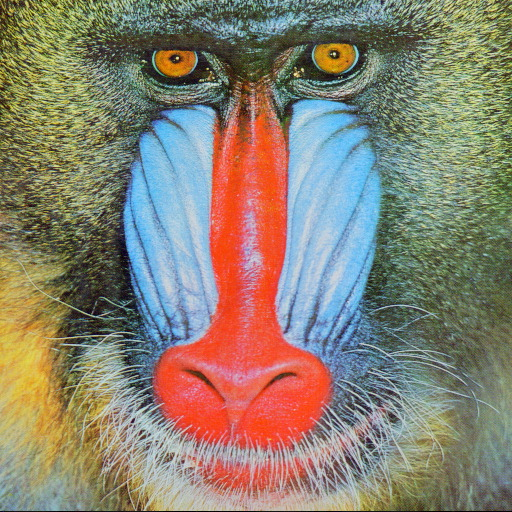
#> input picture catkin_ws/src/students/scripts/baboon.jpg, 512 x 512 px, given in place of the camera
$ python practice02.py   (older library calls are emulated)
#> lines starting #> are read from the running program, lines starting #| are printed output that depends on the picture; after the words box and inside, x2 and y2 are one past the last pixel; in counts of white or black regions, pixels touching at a corner belong together
#!/usr/bin/env python3
# -*- coding: utf-8 -*-
"""
Created on Thu Mar  2 19:51:46 2023

@author: root
"""

#!/usr/bin/env python3
# -*- coding: utf-8 -*-
"""
Created on Wed Mar  1 12:13:25 2023

@author: root
"""

import cv2
import numpy
import math

def convolve2d(A, kernel): #se convoluciona para obtener el gradiente
    return cv2.convertScaleAbs(cv2.filter2D(A, cv2.CV_16S, kernel))
#Filter 2D es para convolucion
#cv2._CV16s se pasan a 16 bits con signo para los posibles negativos
#convertScaleAbs  es para regresar al formato original, no se necesita el signo
#del gradiente, saca valor absoluto

def get_gaussian_kernel(k,sigma): # Genera un kernel gaussiano k ancho del kernel
    #sigma es la varianza, los filtros generalmente son simetricos
    #Se recorre la imagen
    k = k//2
    H = numpy.zeros((2*k+1, 2*k+1))
    r,c = H.shape
    for i in range(r):
        for j in range(c):
            H[i,j] = 1.0/(2*math.pi*sigma*sigma)*math.exp(-((i-k)**2 + (j-k)**2)/(2*sigma*sigma))
    H /= numpy.sum(H)  # Es para normalizar para no escalar la imagen original
    return H

def get_sobel_x_gradient(A):
    Gx = numpy.asarray([[-1, 0, 1],[-2, 0, 2],[-1, 0, 1]])/8.0
    #Genera el kernel
    return convolve2d(A, Gx)

def get_sobel_y_gradient(A):
    Gy = numpy.asarray([[-1, -2, -1],[0, 0, 0],[1, 2, 1]])/8.0
    return convolve2d(A, Gy)

def get_sobel_mag_angle(A):  #magnitud y angulo
    Gx = get_sobel_x_gradient(A)
    Gy = get_sobel_y_gradient(A)
    Gm = numpy.zeros(Gx.shape)
    Ga = numpy.zeros(Gx.shape)
    r,c = Gx.shape
    for i in range(r):
        for j in range(c):
            Gm[i,j] = math.sqrt(Gx[i,j]**2 + Gy[i,j]**2) #
            Ga[i,j] = math.atan2(Gy[i,j],Gx[i,j])
            if Ga[i,j] < 0:
                Ga[i,j] += math.pi
            Ga[i,j] = int(Ga[i,j]/math.pi*180)  # esto es para cuantizar  y pasar a grados
            # se limita los angulos positivos , porque se compara con el mismo
    return Gm.astype(numpy.uint8), Ga.astype(numpy.uint8) #se convierte la magnitud
# para que este entre 0 y 255

def supress_non_maximum(Gm, Ga): #suprimir no maximos
    G = numpy.zeros(Gm.shape)
    r,c = Gm.shape
    for i in range(1,r-1):#se ignora todo el borde
        for j in range(1,c-1):
            #cuantizar el angulo
                #di, dj = 0, 1
            if  Ga[i,j] <= 22 or Ga[i,j] > 157:
               if Gm[i,j] >= Gm[i, j+1] and Gm[i,j] > Gm[i, j-1]:
                  G[i,j] = Gm[i,j]
               else:
                   G[i,j] = 0

            if Ga[i,j] > 22 and Ga[i,j] <= 67:
                #di, dj = 1, 1
                if Gm[i,j] >= Gm[i+1, j+1] and Gm[i,j] > Gm[i-1, j-1]:
                   G[i,j] = Gm[i,j]
                else:
                    G[i,j] = 0
            if Ga[i,j] > 67 and Ga[i,j] <= 112:
                #di, dj = 1, 0
                if Gm[i,j] >= Gm[i+1, j] and Gm[i,j] > Gm[i-1, j]:
                   G[i,j] = Gm[i,j]
                else:
                   G[i,j] = 0
            if Ga[i,j] > 112 and Ga[i,j] <= 157:
                #di, dj = 1, -1
                 if Gm[i,j] >= Gm[i+1, j-1] and Gm[i,j] > Gm[i+1, j-1]:
                    G[i,j] = Gm[i,j]
                 else:
                    G[i,j] = 0

    return G.astype(numpy.uint8)

def umbral(G): #suprimir no maximos
    global Max, Min
    U = numpy.zeros(G.shape)
    r,c = G.shape
    um1= Max
    um2= Min
    for i in range(1,r-1):#se ignora todo el borde
        for j in range(1,c-1):
            #cuantizar el angulo
            if G[i,j] >= um1 : #pixel fuerte
                U[i,j]=255
            if G[i,j]<= um2:
                U[i,j]=0  #pixel debil
            if G[i,j] > um2 and G[i,j] < um1:
                if G[i+1,j] >= um1 or G[i-1,j] >= um1 or G[i-1,j+1] >=um1 or G[i-1,j-1]  >=um1  or G[i+1,j+1] >=um1 or G[i+1,j-1] >=um1 or G[i,j+1] >=um1 or G[i,j-1] >=um1:
                    U[i,j]=255
                else:
                    U[i,j]=0

    return U.astype(numpy.uint8)

def trackbar_callback(val):
    global Max
    Max = val
def trackbar_callback2(val2):
    global Min
    Min = val2


def canny_border_detector(A, k_size, sigma, low_th, high_th):
    filtered = convolve2d(A, get_gaussian_kernel(k_size, sigma))
    #filtro gaussiano pone borrosita la imagen
    Gm, Ga = get_sobel_mag_angle(filtered)
    #se obtiene magnitud y angulo
    G = supress_non_maximum(Gm, Ga)
    plana =  [x for y in Gm for x in y ]
    Max= max(plana)
    Min= min(plana)
    U= umbral(G)


def main():
    global Max ,G,Min,Gm,Gx,Ga,U
    Max= 30
    Min= 0
    #img = cv2.imread("chica.jpg")
    #cap  = cv2.VideoCapture(0)

    cv2.namedWindow('umbral2')
    cv2.createTrackbar('max','umbral2',0, Max, trackbar_callback)
    cv2.createTrackbar('min','umbral2',Min, Max, trackbar_callback2)

    cap  = cv2.VideoCapture(0)
    while cap.isOpened():
        ret, frame1 = cap.read()
#> frame1 is the input picture: shape (512, 512, 3); mean B, G, R 112.9, 129.1, 137.1
        frame1=cv2.resize(frame1,(256,256))
#> frame1: shape (256, 256, 3)
        #frame2= frame1.copy(2

        if not ret:
            print("Can't receive frame (stream end?). Exiting ...")
            break
        img = cv2.cvtColor(frame1, cv2.COLOR_BGR2GRAY)
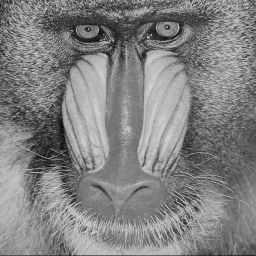
#> img: shape (256, 256); min 12, max 214, mean 129.8
        kernel = get_gaussian_kernel(5,1)
        filtered = convolve2d(img, kernel)
        Gx = get_sobel_x_gradient(filtered)
        Gy = get_sobel_y_gradient(filtered)
#> in convolve2d (call 3), `return cv2.convertScaleAbs(cv2.filter2D(A, cv2.CV_16S, kernel))`:
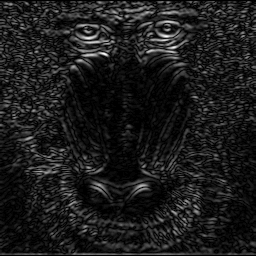
#> returned value: shape (256, 256); min 0, max 37, mean 4.1; drawn with min black and max white
        Gm, Ga = get_sobel_mag_angle(filtered)
#> after the loop in get_sobel_mag_angle, `for i in range(r):`:
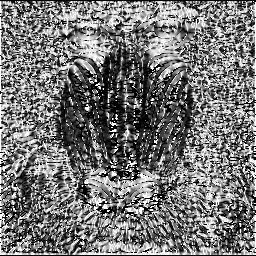
#> Ga: shape (256, 256) float64; min 0, max 90, mean 41.7; drawn with min black and max white
#> after the loop in get_sobel_mag_angle, `for i in range(r):`:
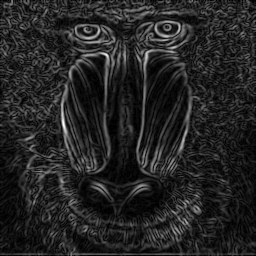
#> Gm: shape (256, 256) float64; min 0, max 47.07, mean 6.7; drawn with min black and max white
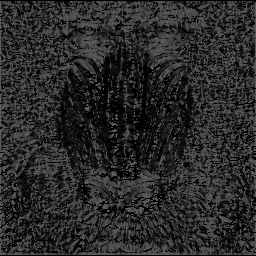
#> Ga: shape (256, 256); min 0, max 90, mean 41.7
        G = supress_non_maximum(Gm, Ga)
#> after the loop in supress_non_maximum, `for i in range(1,r-1):#se ignora todo el borde`:
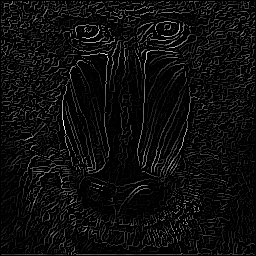
#> G: shape (256, 256) float64; min 0, max 47, mean 2.4; drawn with min black and max white
        cv2.imshow("Original", img)
        cv2.imshow("Filtered", filtered)
        cv2.imshow("Gx", Gx)
        cv2.imshow("Gy", Gy)
        cv2.imshow("G mag", Gm)
        cv2.imshow("G ang", Ga)
        cv2.imshow("G supressed", G)
        U= umbral(G)
#> after the loop in umbral, `for i in range(1,r-1):#se ignora todo el borde`:
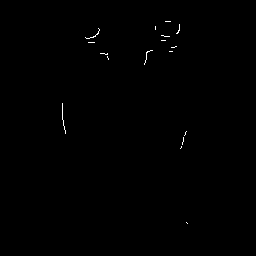
#> U: shape (256, 256) float64; 0.24% white in thin lines or dots, all inside (x1, y1, x2, y2) = (62, 21, 188, 224)
        U_copy = U.copy()
        cv2.imshow("umbral2", U_copy)
        #cv2.imshow('My Video', frame1)


        if cv2.waitKey(10) & 0xFF == 27:
#> (key Esc is pressed here)
            break
    cap.release()
    cv2.destroyAllWindows()


if __name__ == '__main__':
    main()
